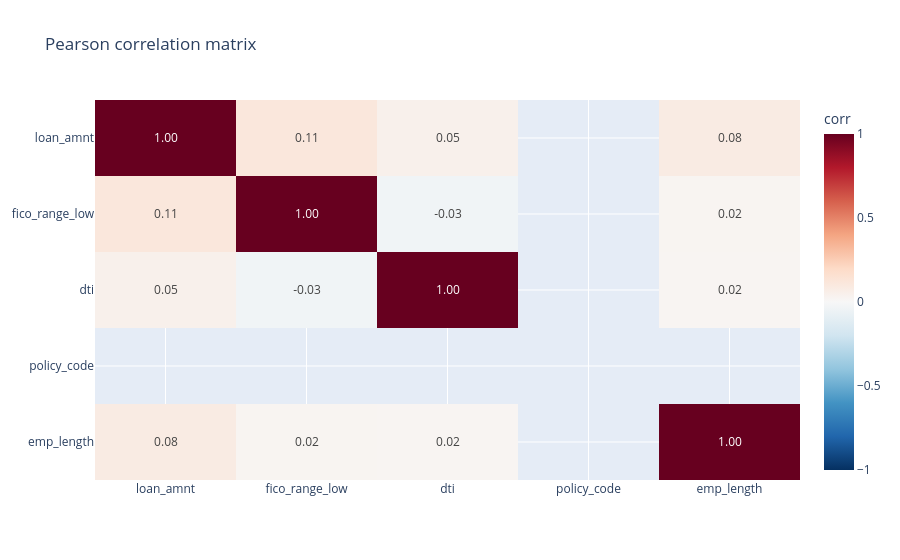

The cell this chart's notebook holds for it:
### Code cell
show_correlation_matrix(acc_df_compare_rej.dropna())

### Figure 1 — Plotly figure (JSON) as saved in the notebook; plotly's stock layout.template omitted (floating-point values rounded to 4 significant figures)
{"data": [{"coloraxis": "coloraxis", "hovertemplate": "x: %{x}<br>y: %{y}<br>color: %{z}<extra></extra>", "name": "0", "texttemplate": "%{z:.2f}", "type": "heatmap", "x": ["loan_amnt", "fico_range_low", "dti", "policy_code", "emp_length"], "xaxis": "x", "y": ["loan_amnt", "fico_range_low", "dti", "policy_code", "emp_length"], "yaxis": "y", "z": [[1.0, 0.1127, 0.04913, NaN, 0.08242], [0.1127, 1.0, -0.03448, NaN, 0.02293], [0.04913, -0.03448, 1.0, NaN, 0.01973], [NaN, NaN, NaN, NaN, NaN], [0.08242, 0.02293, 0.01973, NaN, 1.0]]}], "layout": {"coloraxis": {"autocolorscale": false, "cmax": 1, "cmin": -1, "colorbar": {"title": {"text": "corr"}}, "colorscale": [[0, "rgb(5,48,97)"], [0.1, "rgb(33,102,172)"], [0.2, "rgb(67,147,195)"], [0.3, "rgb(146,197,222)"], [0.4, "rgb(209,229,240)"], [0.5, "rgb(247,247,247)"], [0.6, "rgb(253,219,199)"], [0.7, "rgb(244,165,130)"], [0.8, "rgb(214,96,77)"], [0.9, "rgb(178,24,43)"], [1, "rgb(103,0,31)"]]}, "title": {"text": "Pearson correlation matrix"}, "xaxis": {"anchor": "y", "domain": [0, 1]}, "yaxis": {"anchor": "x", "autorange": "reversed", "domain": [0, 1]}}}
